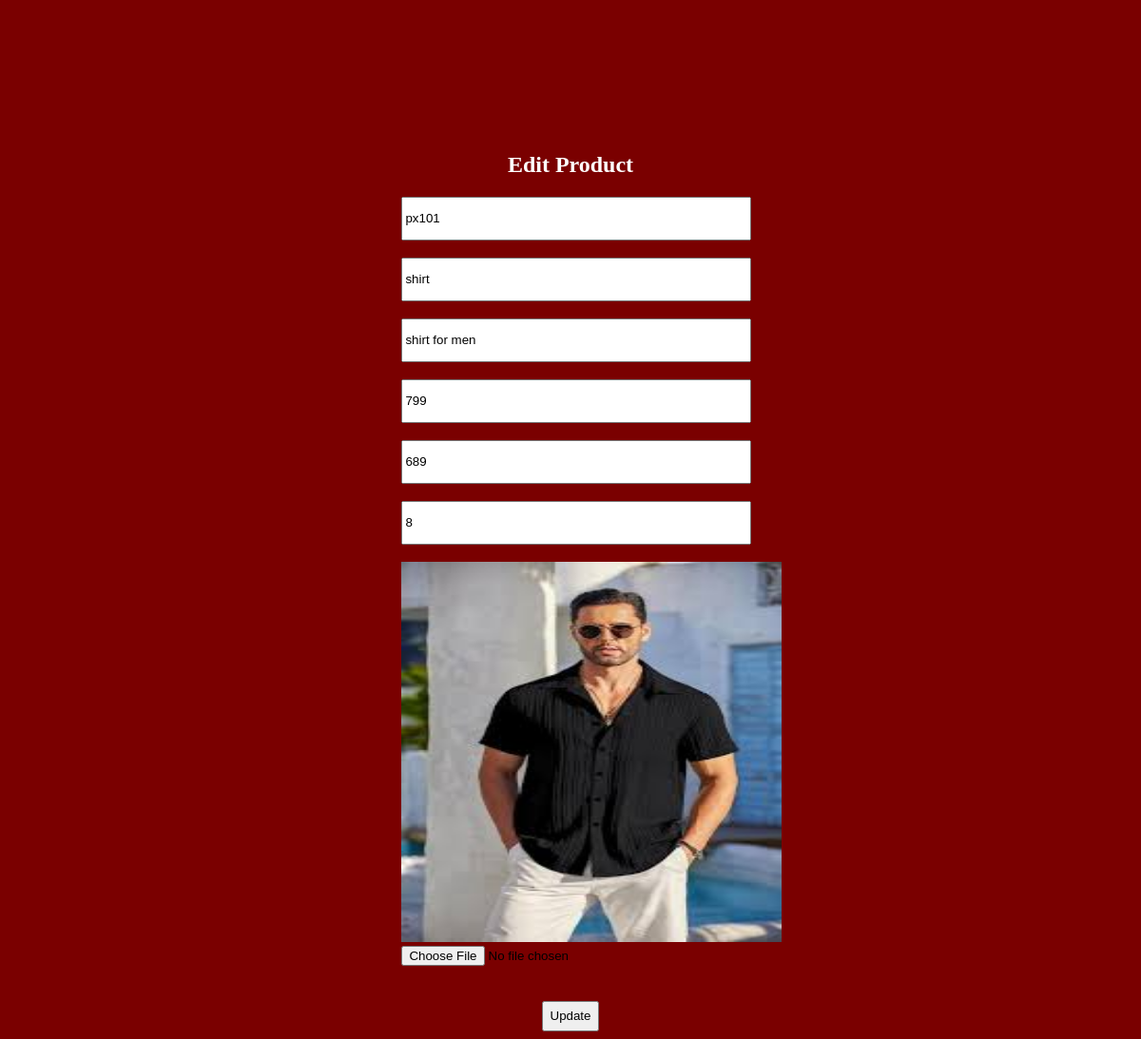
Page /edit/2 on the committed database.
### eapp/models.py (models this page shows)
class Product(models.Model):
    pid=models.TextField()
    name=models.TextField()
    descri=models.TextField()
    price=models.IntegerField()
    off_price=models.IntegerField()
    stock=models.IntegerField()
    img=models.FileField()

### eapp/views.py (the view)
# urls.py: path('edit/<id>',views.edit_product),
def edit_product(req,id):
    if req.method=='POST':
        pid=req.POST['p_id']
        name=req.POST['name']
        descri=req.POST['description']
        price=req.POST['p_price']
        o_price=req.POST['of_price']
        stock=req.POST['p_stock']
        img=req.FILES.get('p_img')
        if img:
            Product.objects.filter(pk=id).update(pid=pid,name=name,descri=descri,price=price,off_price=o_price,stock=stock)
            data=Product.objects.get(pk=id)
            data.img=img
            data.save()
        else:
            Product.objects.filter(pk=id).update(pid=pid,name=name,descri=descri,price=price,off_price=o_price,stock=stock)
        return redirect(shop_home)
    else:
        data=Product.objects.get(pk=id)
        return render(req,'shop/edit.html',{'data':data})

### templates/shop/edit.html (shortened to what this page needs)
<!DOCTYPE html>
<html lang="en">
<head>
    {% load static %}
    <link rel="stylesheet" href="{% static 'style.css' %}">
</head>
<body style="background-color: rgb(122, 0, 0);">
    <div class="pro">
        <h2 style="color: white;">Edit Product</h2>
        <form action="" method="post" enctype="multipart/form-data">
            <input type="text" name="p_id" id="" placeholder="Product ID" class="pd" required
                value="{{data.pid}}"><br><br>
            <input type="text" name="name" id="" placeholder="Product Name" class="pd" required
                value="{{data.name}}"><br><br>
            <input type="text" name="description" id="" placeholder="Product Description" class="pd" required
                value="{{data.descri}}"><br><br>
            <input type="number" name="p_price" id="" placeholder="Product Price" class="pd" required
                value="{{data.price}}"><br><br>
            <input type="number" name="of_price" id="" placeholder="Product Offer_Price" class="pd" required
                value="{{data.off_price}}"><br><br>
            <input type="number" name="p_stock" id="" placeholder="Product Stock" class="pd" required
                value="{{data.stock}}"><br><br>
            <img src="{{data.img.url}}" alt="" style="width: 400px;height:400px;">
            <input type="file" name="p_img" id="" class="pd"><br><br>
            <input type="submit" value="Update" class="pb">
        </form>
    </div>
</body>
</html>

### static/style.css (style rules this page uses)
body { background-repeat: no-repeat; background-size: 100%; }
.pro { width: 30%; margin: auto; margin-top: 20vh; text-align: center; }
.pd { width: 30vw; height: 5vh; }
.pb { width: 5vw; height: 4vh; }

### rows in the picture
Product: p_id "px101", name "shirt", description "shirt for men", p_price "799", of_price "689", p_stock "8", img (picture)
